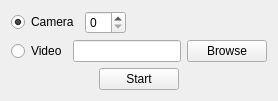
      <widget class="QWidget" name="controlsTab_2">
       <attribute name="title">
        <string>Controls</string>
       </attribute>
       <layout class="QGridLayout" name="gridLayout_6">
        <item row="0" column="0">
         <layout class="QHBoxLayout" name="horizontalLayout_7">
          <item>
           <widget class="QRadioButton" name="cameraRadio_2">
            <property name="text">
             <string>Camera</string>
            </property>
            <property name="checked">
             <bool>true</bool>
            </property>
           </widget>
          </item>
          <item>
           <widget class="QSpinBox" name="cameraSpin_2"/>
          </item>
          <item>
           <spacer name="horizontalSpacer_4">
            <property name="orientation">
             <enum>Qt::Horizontal</enum>
            </property>
            <property name="sizeHint" stdset="0">
             <size>
              <width>40</width>
              <height>20</height>
             </size>
            </property>
           </spacer>
          </item>
         </layout>
        </item>
        <item row="1" column="0">
         <layout class="QHBoxLayout" name="horizontalLayout_8">
          <item>
           <widget class="QRadioButton" name="videoRadio_2">
            <property name="text">
             <string>Video</string>
            </property>
           </widget>
          </item>
          <item>
           <widget class="QLineEdit" name="videoEdit_2"/>
          </item>
          <item>
           <widget class="QPushButton" name="browseVideoBtn_2">
            <property name="text">
             <string>Browse</string>
            </property>
           </widget>
          </item>
         </layout>
        </item>
        <item row="2" column="0">
         <layout class="QHBoxLayout" name="horizontalLayout_9">
          <item>
           <spacer name="horizontalSpacer_5">
            <property name="orientation">
             <enum>Qt::Horizontal</enum>
            </property>
            <property name="sizeHint" stdset="0">
             <size>
              <width>40</width>
              <height>20</height>
             </size>
            </property>
           </spacer>
          </item>
          <item>
           <widget class="QPushButton" name="startBtn_2">
            <property name="text">
             <string>Start</string>
            </property>
           </widget>
          </item>
          <item>
           <spacer name="horizontalSpacer_6">
            <property name="orientation">
             <enum>Qt::Horizontal</enum>
            </property>
            <property name="sizeHint" stdset="0">
             <size>
              <width>40</width>
              <height>20</height>
             </size>
            </property>
           </spacer>
          </item>
         </layout>
        </item>
       </layout>
      </widget>
